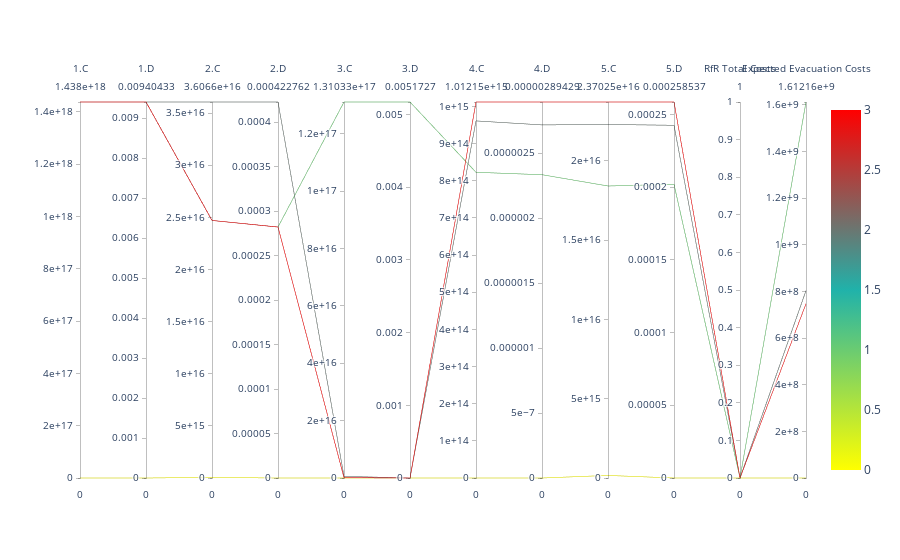

The code cell stored with this chart in its notebook:
### Code cell
#Plotting the signal to noise ratio
import plotly.express as px
import plotly.graph_objects as go
fig = go.Figure(data=
    go.Parcoords(line = dict(color = data['policy'],
                   colorscale = [[0,'yellow'],[0.5,'lightseagreen'],[1,'red']], showscale=True),
                   dimensions= dimensionlist
                             ))
fig.show()

### Figure 1 — Plotly figure (JSON) as saved in the notebook; plotly's stock layout.template omitted (floating-point values rounded to 4 significant figures)
{"data": [{"dimensions": [{"label": "1.C", "range": [0, 1437998104293383700], "tickformat": "~g", "values": [0, 1437998104293383700, 1437998104293383700, 1437998104293383700]}, {"label": "1.D", "range": [0, 0.009404], "tickformat": "~g", "values": [0, 0.009404, 0.009404, 0.009404]}, {"label": "2.C", "range": [0, 36066006217100190], "tickformat": "~g", "values": [58760000000000.0, 24704915538778536, 36066006217100190, 24704915538778536]}, {"label": "2.D", "range": [0, 0.0004228], "tickformat": "~g", "values": [7.798e-12, 0.0002822, 0.0004228, 0.0002822]}, {"label": "3.C", "range": [0, 131033187399884620], "tickformat": "~g", "values": [1350000000000.0, 131033187399884620, 573500000000000.0, 122500000000000.0]}, {"label": "3.D", "range": [0, 0.005173], "tickformat": "~g", "values": [3.819e-14, 0.005173, 1.821e-07, 8.07e-09]}, {"label": "4.C", "range": [0, 1012000000000000.0], "tickformat": "~g", "values": [0, 822951106296072, 961300000000000.0, 1012000000000000.0]}, {"label": "4.D", "range": [0, 2.894e-06], "tickformat": "~g", "values": [0, 2.335e-06, 2.718e-06, 2.894e-06]}, {"label": "5.C", "range": [0, 23702459301055276], "tickformat": "~g", "values": [162300000000000.0, 18407505327529316, 22286311764692980, 23702459301055276]}, {"label": "5.D", "range": [0, 0.0002585], "tickformat": "~g", "values": [1.413e-10, 0.0002019, 0.0002425, 0.0002585]}, {"label": "RfR Total Costs", "range": [0, 1], "tickformat": "~g", "values": [0, 0, 0, 0]}, {"label": "Expected Evacuation Costs", "range": [0, 1612000000.0], "tickformat": "~g", "values": [62.44, 1612000000.0, 803300000.0, 747300000.0]}], "line": {"color": [0, 1, 2, 3], "colorscale": [[0, "yellow"], [0.5, "lightseagreen"], [1, "red"]], "showscale": true}, "type": "parcoords"}], "layout": {}}
